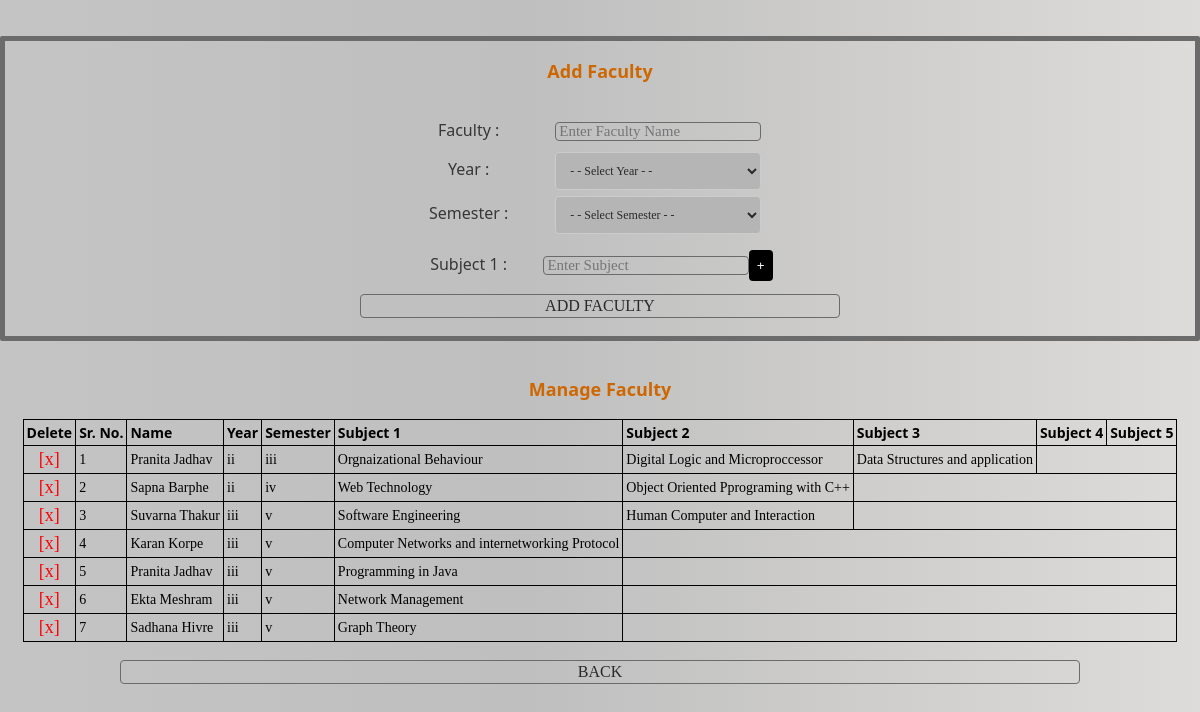
The app's page /manageFaculty.php (signed in) with its own data.
### tables this page shows
CREATE TABLE `faculty` (
  `faculty_id` int(10) NOT NULL,
  `name` varchar(255) NOT NULL,
  `subjects` varchar(500) NOT NULL,
  `year` enum('i','ii','iii','iv') DEFAULT NULL,
  `sem` enum('i','ii','iii','iv','v','vi','vii','viii') NOT NULL DEFAULT 'v'
);

### manageFaculty.php (the view, shortened to what this page needs)
<?php
include("configASL.php");
        ?>
<!doctype html>
<html>
<head>
    <link href="style.css" rel="stylesheet" type="text/css" />
</head>
<body>
    <br>
    <br>
    <div id="content" align="center">
        <br>
        <span class="SubHead">Add Faculty</span>
        <br>
        <br>
        <form method="post" action=" " id="facultyForm">
            <div id="table">
                <div class="tr">
                    <div class="td">
                        <label>Faculty : </label>
                    </div>
                    <div class="td">
                        <input type="text" name="name" size="25" required placeholder="Enter Faculty Name" />
                    </div>
                </div>
                <div class="tr">
                    <div class="td">
                        <label>Year : </label>
                    </div>
                    <div class="td">
                        <select name="year" id="yearSelect" required>
                            <option value="" disabled selected> - - Select Year - -</option>
                        </select>
                    </div>
                </div>
                <div class="tr">
                    <div class="td">
                        <label>Semester : </label>
                    </div>
                    <div class="td">
                        <select name="sem" id="semSelect" required>
                            <option value="" disabled selected> - - Select Semester - -</option>
                        </select>
                    </div>
                </div>
                <div class="tr">
                    <div class="td">
                        <label>Subject 1 : </label>
                    </div>
                    <div class="td">
                        <span>
                        <input type="text" name="s1" size="25" required placeholder="Enter Subject" /><button type="button" class="addSubject">+</button>
                        </span>
                    </div>
                </div>
            </div>
            <div class="tdd">
                <input type="submit" value="ADD FACULTY" />
            </div>
            <br>
        </form>
    </div>
    <br>
    <br>
    <div align="center">
        <span class="SubHead">Manage Faculty</span>
        <br>
        <br>
        <table border="0" cellpadding="3" cellspacing="3">
            <tr style="font-weight:bold;">
                <td class="t">Delete</td>
                <td class="t">Sr. No.</td>
                <td class="t">Name</td>
                <td class="t">Year</td>
                <td class="t">Semester</td>
                <?php for ($i = 1; $i <= 5; $i++) { ?>
                    <td class="t">Subject <?php echo $i; ?></td>
                <?php } ?>
            </tr>
            <?php
            $sr = 1;
            $h = mysqli_query($al, "SELECT * FROM faculty");
            while ($j = mysqli_fetch_array($h)) {
            ?>
                <tr>
                    <td align="center">
                        <a href="delete.php?id=<?php echo $j['faculty_id']; ?>" onClick="return confirm('Are you sure?')" style="text-decoration:none;font-size:18px;color:rgba(255,0,4,1.00);">[x]</a>
                    </td>
                    <td><?php echo $sr;
                        $sr++; ?>
                    </td>
                    <td><?php echo $j['name']; ?>
                    </td>
                    <td><?php echo $j['year']; ?></td>
                    <td><?php echo $j['sem']; ?></td>
                    <?php
                    $subjectsArray = explode(', ', $j['subjects']);
                    foreach ($subjectsArray as $subject) {
                        echo '<td>' . $subject . '</td>';
                    }
                    ?>
                </tr>
            <?php } ?>
        </table>
        <br>
        <input type="button" onClick="window.location='home.php'" value="BACK">
        <br>
        <br>
    </div>
    <br>
    <br>
    <br>
    <br>
    <br>
</body>
</html>

### style.css (style rules this page uses)
body { background: rgba(196,196,196,1); background: -moz-linear-gradient(left, rgba(196,196,196,1) 0%, rgba(191,191,191,1) 44%, rgba(222,220,218,1) 100%); background: -webkit-gradient(left top, right top, color-stop(0%, rgba(196,196,196,1)), color-stop(44%, rgba(191,191,191,1)), color-stop(100%, rgba(222,220,218,1))); background: -webkit-linear-gradient(left, rgba(196,196,196,1) 0%, rgba(191,191,191,1) 44%, rgba(222,220,218,1) 100%); background: -o-linear-gradient(left, rgba(196,196,196,1) 0%, rgba(191,191,191,1) 44%, rgba(222,220,218,1) 100%); background: -ms-linear-gradient(left, rgba(196,196,196,1) 0%, rgba(191,191,191,1) 44%, rgba(222,220,218,1) 100%); background: linear-gradient(to right, rgba(196,196,196,1) 0%, rgba(191,191,191,1) 44%, rgba(222,220,218,1) 100%); filter: progid:DXImageTransform.Microsoft.gradient( startColorstr='#c4c4c4', endColorstr='#dedcda', GradientType=1 ); width: border-box; }
.SubHead { font-family:"Segoe UI"; color:rgba(207,103,0,1.00); font-size:18px; font-weight:bold; }
#content { width:auto; height:auto; background-color:transparent; border:5px solid rgba(107,107,107,1.00); border-radius:2px; margin-left:auto; margin-right:auto; }
div#table { display:table; padding:10px 10px; }
div.tr { display:table-row; }
div.td { display:table-cell; width:inherit; padding:3px 3px; }
div.tdd { text-align:center; caption-side: top; }
label { font-family:"Segoe UI"; display: inline-block; width: 100px; margin: 5px; color:rgba(55,55,55,1.00); font-size:16px; }
input[type='text'], input[type='password'] { font-family:"Trebuchet MS"; font-size:15px; background-color:transparent; color:rgba(41,41,41,1.00); padding:0px 3px; border:1px solid rgba(107,107,107,1.00); }
input[type='submit'], input[type='button'] { font-family:"Trebuchet MS"; font-size:16px; background-color:transparent; color:rgba(41,41,41,1.00); padding:2px; border:1px solid rgba(107,107,107,1.00); cursor:pointer; }
select { font-family:"Trebuchet MS"; font-size:12px; background-color:rgba(181,181,181,1.00); color:rgba(41,41,41,1.00); padding:0px 3px; border:1px solid rgba(107,107,107,1.00); }
table, tr, td { border:1px solid rgba(0,0,0,1.00); border-collapse:collapse; font-family:"Trebuchet MS"; font-size:14px; }
table, th, td { border:1px solid black; }

### manageFaculty.php (style rules this page uses)
body { font-family: Arial, sans-serif; background-color: #f2f2f2; margin: 0; padding: 0; }
form { width: 100%; max-width: 600px; margin: 0 auto; }
label { display: block; font-size: 16px; margin-bottom: 5px; }
input, select { width: 80%; padding: 10px; border: 1px solid #ccc; border-radius: 4px; box-sizing: border-box; }
.addSubject { margin-top: 10px; cursor: pointer; padding: 8px; background-color: #000000; color: #fff; border: none; border-radius: 4px; }
.t { font-family:"Segoe UI"; font-weight:bold; }

### records on screen
faculty: name "Pranita Jadhav", year "ii", sem "iii", subjects "Orgnaizational Behaviour", subjects "Digital Logic and Microproccessor", subjects "Data Structures and application"
faculty: name "Sapna Barphe", year "ii", sem "iv", subjects "Web Technology", subjects "Object Oriented Pprograming with C++"
faculty: name "Suvarna Thakur", year "iii", sem "v", subjects "Software Engineering", subjects "Human Computer and Interaction"
faculty: name "Karan Korpe", year "iii", sem "v", subjects "Computer Networks and internetworking Protocol"
faculty: name "Pranita Jadhav", year "iii", sem "v", subjects "Programming in Java"
faculty: name "Ekta Meshram", year "iii", sem "v", subjects "Network Management"
faculty: name "Sadhana Hivre", year "iii", sem "v", subjects "Graph Theory"
